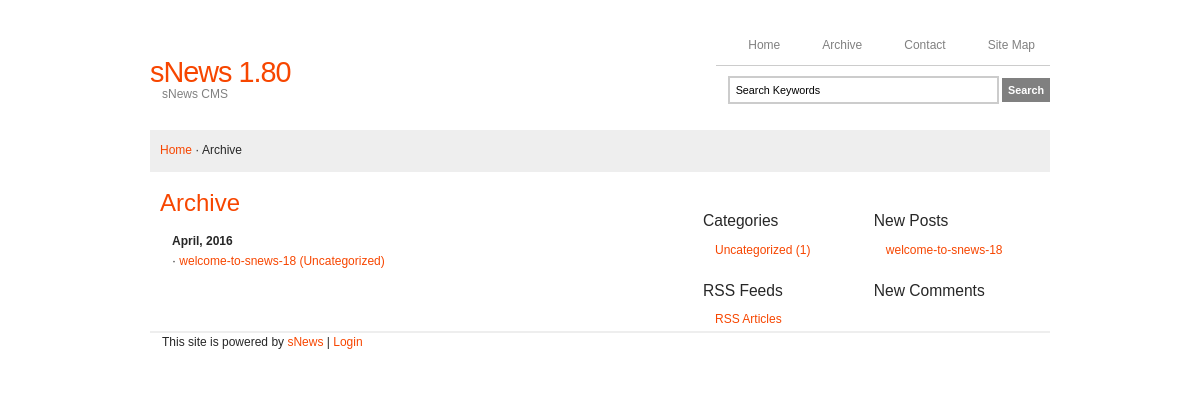
Page /archive/ on the earlier database version.
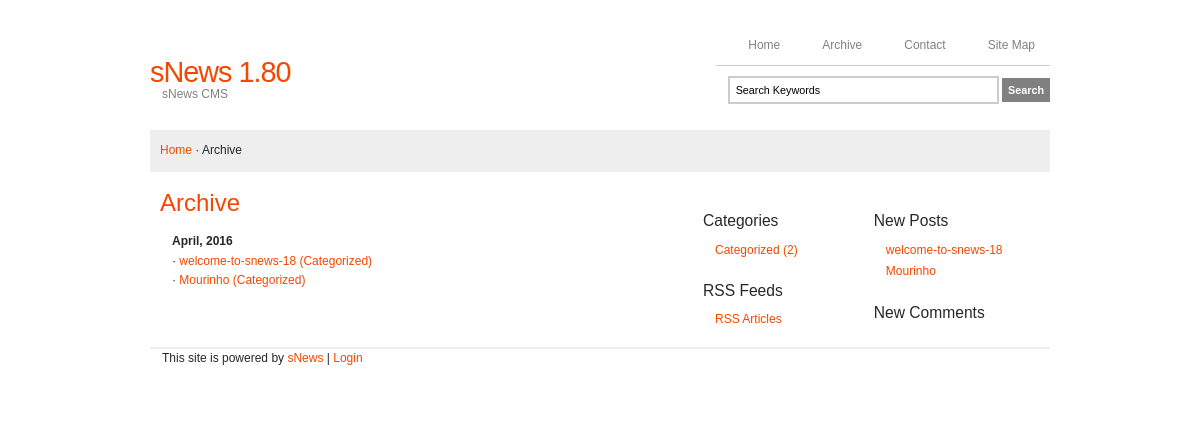
Same page on the later database version.
### tables this page shows
CREATE TABLE [articles] ( [id] INTEGER PRIMARY KEY AUTOINCREMENT NOT NULL , [title] VARCHAR ( 100 ) DEFAULT NULL , [seftitle] VARCHAR ( 100 ) DEFAULT NULL , [text] text , [date] datetime DEFAULT NULL , [category] INTEGER NOT NULL DEFAULT 0 , [position] INTEGER DEFAULT NULL , [extraid] VARCHAR ( 8 ) DEFAULT NULL , [page_extra] VARCHAR ( 8 ) DEFAULT NULL , [displaytitle] char ( 3 ) NOT NULL DEFAULT 'YES' , [displayinfo] char ( 3 ) NOT NULL DEFAULT 'YES' , [commentable] VARCHAR ( 5 ) NOT NULL DEFAULT '' , [published] TINYINT NOT NULL DEFAULT 1 , [description_meta] VARCHAR ( 255 ) DEFAULT NULL , [keywords_meta] VARCHAR ( 255 ) DEFAULT NULL , [show_on_home] VARCHAR ( 3 ) DEFAULT 'YES' , [show_in_subcats] VARCHAR ( 3 ) DEFAULT 'NO' , [artorder] INTEGER NOT NULL DEFAULT '0' , [visible] VARCHAR ( 6 ) DEFAULT 'YES' , [default_page] VARCHAR ( 6 ) DEFAULT 'NO' );

CREATE TABLE [categories] ( [id] INTEGER PRIMARY KEY AUTOINCREMENT NOT NULL , [name] VARCHAR ( 100 ) NOT NULL , [seftitle] VARCHAR ( 100 ) NOT NULL , [description] VARCHAR ( 255 ) NOT NULL , [published] VARCHAR ( 4 ) NOT NULL DEFAULT 'YES' , [catorder] INTEGER NOT NULL DEFAULT 0 , [subcat] TINYINT NOT NULL DEFAULT 0 );

### snews.php (the view, shortened to what the rows shown need)
<?php
function db_cfg($field) { static $dbcfg;
	if (!$dbcfg) {
		$dbcfg = array(
			'driver' => 'pdo',
			'dbtype' => 'sqlite',
			'server' => 'localhost',
			'database' => 'snews18',
			'username' => 'root',
			'password' => '',
			'dbpath' => 'test.db3',
			'prefix' => ''
		);
	} return $dbcfg[$field];
}
function db() { static $conn;
	if (!$conn) { $conn = false;
		$driver = db_cfg('driver');
		$server = db_cfg('server');
		$dbtype = db_cfg('dbtype');
		$database = db_cfg('database');
		$username = db_cfg('username');
		$password = db_cfg('password');
		$dbpath = db_cfg('dbpath');
		switch($dbtype) {
	  		case "sqlite" : $dbconn = "sqlite:$dbpath"; break;
		}
		if ($driver == 'pdo' || $driver == 'PDO') {
			try {$conn = new PDO($dbconn, $username, $password, array(PDO::MYSQL_ATTR_INIT_COMMAND => "SET NAMES utf8"));}
			catch (PDOException $msg) {die ('Connection error, because: '.$msg->getMessage());}
		} else if ($driver == 'mysqli' || $driver == 'MYSQLI') {
			$conn = new mysqli($server, $username, $password, $database);
			if (mysqli_connect_errno()) {printf("Connect failed: %s\n", mysqli_connect_error()); exit();}
		} else {die('<h1>Driver Error.</h1><p>Check your db_cfg (<b>DB_DRIVER</b>)</p>');}
	} return $conn;
}
function dbfetch($result, $prepared = false) {
	$driver = db_cfg('driver');
	if ($driver == 'pdo') {return $result -> fetch(PDO::FETCH_ASSOC);}
}
function s($var) { static $site_settings;
	if (!$site_settings) {
		$query = 'SELECT name,value FROM '._PRE.'settings';
		if ($result = db()->query($query)) {
			while ($r = dbfetch($result)) {
				$site_settings[$r['name']] = $r['value'];
			}
		}
	} $value = $site_settings[$var];
	return $value;
}
function clean($text) {
	$text = strip_tags(htmlspecialchars($text));
	return $text;
}
	s('language') != 'EN' && file_exists('lang/'.s('language').'.php') == true ? include('lang/'.s('language').'.php') : include('lang/EN.php');
function l($var) {static $lang;
	if (!$lang) {
		$lang = load_lang();
		$lang['cat_listSEF'] = 'archive,contact,sitemap,login';
		$lang['divider'] = '&middot;';
		$lang['paginator'] = 'p_';
		$lang['comment_pages'] = 'c_';
		$lang['ignored_items'] = '.,..,cgi-bin,.htaccess,Thumbs.db,snews.php,admin.php,index.php,lib.php,style.css,admin.js,'.s('language').'.php';
	} return $lang[$var];
}
function check_category($category) {
	$main_menu = explode(',', l('cat_listSEF'));
	if (in_array($category, $main_menu)) {return true;}
	else {return false;}
}
if ($_GET) {
	if (isset($_GET['category']) && !empty($_GET['category'])) {
		$url = explode('/', clean($_GET['category']));
		$categorySEF = $url[0];
		if (check_category($categorySEF)) {$_catID = 0;}
		$subcatSEF = isset($url[1]) ? $url[1] : '';
		$articleSEF = isset($url[2]) ? $url[2] : '';
		if (_ADMIN) {
			$pub_a = ''; $pub_c = ''; $pub_x = '';
		} else {
			$pub_a = ' AND a.published = 1';
			$pub_c = ' AND c.published =\'YES\'';
			$pub_x = ' AND x.published =\'YES\'';
		}
		if ($articleSEF && substr( $articleSEF, 0, 2) != l('paginator') && substr( $articleSEF, 0, 2) != l('comment_pages')) {
			$MainQuery = 'SELECT
				a.id AS id, title, position, description_meta, keywords_meta,
				c.id AS catID, c.name AS name, c.description, x.name AS xname
				FROM '._PRE.'articles'.' AS a,
					'._PRE.'categories'.' AS c
				LEFT JOIN '._PRE.'categories'.' AS x
					ON c.subcat=x.id
				WHERE a.category=c.id
					'.$pub_a.$pub_c.$pub_x.'
					AND x.seftitle="'.$categorySEF.'"
					AND c.seftitle="'.$subcatSEF.'"
					AND a.seftitle="'.$articleSEF.'"
			'; $_TYPE = 1;
		} else {
			if (substr($categorySEF, 0, 2) == l('paginator')) {$MainQuery = ''; $_TYPE = 4;}
			else {
				$Try_Page = 'SELECT id, title, category, description_meta, keywords_meta, position
					FROM '._PRE.'articles'.' AS a
					WHERE seftitle = "'.$categorySEF.'" '.$pub_a.' AND position = 3';
				if ($result = db() -> query($Try_Page)) {$R = dbfetch($result); $_TYPE = 5;}
				if (!$R) {
					$MainQuery ='SELECT id AS catID, name, description
						FROM '._PRE.'categories'.' AS c
						WHERE seftitle = "'.$categorySEF.'" AND subcat = 0 '.$pub_c;
				}
			}
		}
		if (!empty($MainQuery)) {
			if ($main = db() -> query($MainQuery)) {$R = dbfetch($main);}
		}
	} if (_ADMIN && isset($_GET['action'])) {
		$url = explode('/', clean($_GET['action']));
		$categorySEF = $url[0];
	}
} else {
	if (s('display_page') !== 0) {$_ID = s('display_page'); $_TYPE = 7;}
	else {$_TYPE = 8;}
} unset($Try_Article, $MainQuery, $result, $pub_a, $pub_b, $pub_c, $pub_x);
if (isset($R)) {
	$_catID = !empty($R['catID']) ? $R['catID']	: 0;
}
function categories() {
	global $categorySEF;
	$qwr = !_ADMIN ? ' AND a.visible=\'YES\'' : '';
	if (s('num_categories') == 'on') {
		$count = ', COUNT(DISTINCT a.id) as total';
		$join = 'LEFT OUTER JOIN '._PRE.'articles'.' AS a
			ON (a.category = c.id AND a.position = 1  AND a.published = 1'.$qwr.')';
	} else {
		$count = '';
		$join = '';
	}
	$query = 'SELECT c.seftitle, c.name, description, c.id AS parent'.$count.'
		FROM '._PRE.'categories'.' AS c '.$join.'
		WHERE c.subcat = 0 AND c.published = \'YES\'
		GROUP BY c.id
		ORDER BY c.catorder, c.id';
	if ($result = db() -> query($query)) {
		while ($r = dbfetch($result)) {
			$category_title = $r['seftitle'];
			$r['name'] = (s('language')!='EN' && $r['name'] == 'Uncategorized' && $r['parent']==1) ? l('uncategorised') : $r['name'];
			$class = $category_title == $categorySEF ? ' class="current"' : '';
			if (isset($r['total'])) {$num=' ('.$r['total'].')';}
			echo '<li><a'.$class.' href="'._SITE.$category_title.'/" title="'.$r['name'].' - '.$r['description'].'">'.$r['name'].$num.'</a>';
			echo '</li>';
		}
	} else {
		echo '<li>'.l('no_categories').'</li>';
	}
}
function menu_articles($start = 0, $size = 5, $cat_specific = 0) {
	global $categorySEF, $_catID,$subcatSEF;
	$no_articles = '<li>'.l('no_articles').'</li>';
	switch ($cat_specific){
		case 1 : $subcat = !empty($_catID) && empty($subcatSEF) ? 'AND c.subcat = '.$_catID : ''; break;
	}
	$query = 'SELECT
			title,a.seftitle AS asef,date,
			c.name AS name,c.seftitle AS csef,
			x.name AS xname,x.seftitle AS xsef
		FROM '._PRE.'articles'.' AS a
		LEFT OUTER JOIN '._PRE.'categories'.' as c
			ON category = c.id
		LEFT OUTER JOIN '._PRE.'categories'.' as x
			ON c.subcat =  x.id AND x.published =\'YES\'
		WHERE position = 1
			AND a.published = 1
			AND c.published =\'YES\'
			AND a.visible = \'YES\'
			'.$subcat.'
		ORDER BY date DESC
			LIMIT '."$start, $size";
		if ($result = db() -> query($query)) {
			$n = 0;
			while ($r = dbfetch($result)) {
				$name = s('show_cat_names') == 'on' ? ' ('.$r['name'].')' : '';
				$date = date(s('date_format'), strtotime($r['date']));
				$link = isset($r['xsef']) ? $r['xsef'].'/'.$r['csef'] : $r['csef'];
				echo  '<li><a href="'._SITE.$link.'/'.$r['asef'].'/"
					title="'.$r['name'].' / '.$r['title'].' ('.$date.')">'.$r['title'].$name.'</a>
				</li>'; $n++;
			} if ($n == 0) {echo $no_articles;}
		} else {echo $no_articles;}
}
function archive($start = 0, $size = 200) {
	echo '<h2>'.l('archive').'</h2>';
	$query = 'SELECT id FROM '._PRE.'articles'.'
		WHERE position = 1
			AND published = 1
			AND visible = \'YES\'
		ORDER BY date DESC
		LIMIT '."$start, $size";
	if ($result = db() -> query($query)) {
		while ($r = dbfetch($result)) {
			$Or_id[] = 'a.id ='.$r['id'];
		} $last = '';
		$Or_id = implode(' OR ', $Or_id);
		$qwr = 'SELECT
				title,a.seftitle AS asef,a.date AS date,
				c.name AS name,c.seftitle AS csef,
				x.name AS xname,x.seftitle AS xsef
			FROM '._PRE.'articles'.' AS a
			LEFT OUTER JOIN '._PRE.'categories'.' as c
				ON category = c.id
			LEFT OUTER JOIN '._PRE.'categories'.' as x
				ON c.subcat =  x.id
			WHERE ('.$Or_id.')
				AND a.published = 1
				AND c.published =\'YES\'
				AND (x.published =\'YES\' || x.published IS NULL)
			ORDER BY date DESC
				LIMIT '."$start, $size";
		$month_names = explode(', ', l('month_names'));
		$dot = l('divider');
		echo '<p>';
		if ($res = db() -> query($qwr)) {
			while ($rr = dbfetch($res)) {
				$year = substr($rr['date'], 0, 4);
				$month = substr($rr['date'], 5, 2) -1;
				$month_name = (substr($month, 0, 1) == 0) ? $month_names[substr($month, 1, 1)] : $month_names[$month];
				if ($last <> $year.$month) {
					echo '<strong>'.$month_name.', '.$year.'</strong><br />';
				}
				$last = $year.$month;
				$link = isset($rr['xsef']) ? $rr['xsef'].'/'.$rr['csef'] : $rr['csef'];
				echo $dot.' <a href="'._SITE.$link.'/'.$rr['asef'].'/">
					'.$rr['title'].' ('.$rr['name'].')</a><br />';
			}
		} echo'</p>';
	} else {echo '<p>'.l('no_articles').'</p>';}
}
function searchform() { ?>
<?php }
function center() {
	global $_catID, $categorySEF, $subcatSEF, $articleSEF, $_TYPE;
	if ($_POST) {
		if (_ADMIN) {include('admin.php');}
		switch(true) {
			case isset($_POST['search_query'])	: search(); return; break;
			case isset($_POST['comment']) 		: comment('comment_posted'); return; break;
			case isset($_POST['contactform'])	: contact(); return; break;
			case isset($_POST['Loginform'])		: administration(); return; break;
			case isset($_POST['action']) 		: if (_ADMIN && $_POST['action'] == 'process') {processing();} return; break;
			default : set_error();
			break;
		}
	} else if ($_GET) {
		$action = !empty($categorySEF) ? $categorySEF : '404';
		switch ($action) {
			case 'archive'	: archive(); break;
		}
	} else {articles();}
}
?>

Differences in the rows shown:
changed articles "April": name "Uncategorized" → "Categorized"
added articles: title "Mourinho", name "Categorized"
changed categories: name "Uncategorized" → "Categorized"; num "(1)" → "(2)"
